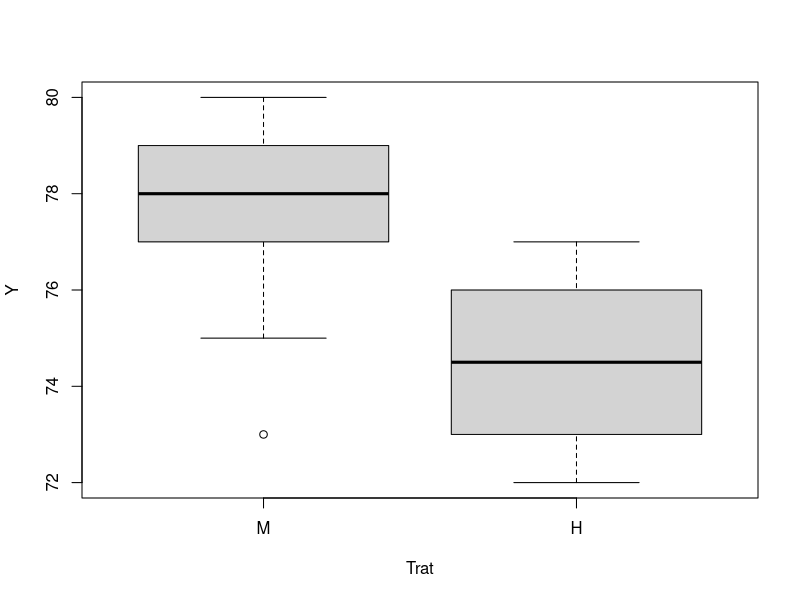
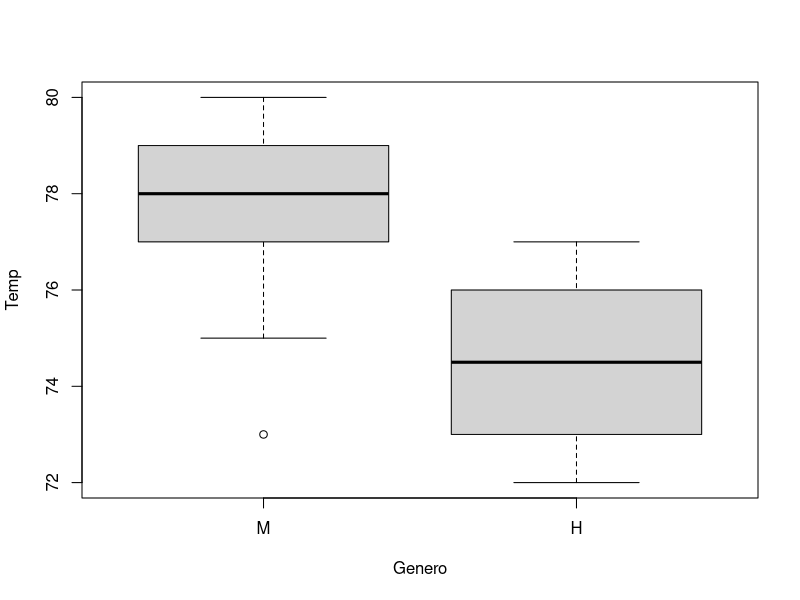

These figures' R source, in order:
M=c(75,77,78,79,77,73,78,79,78,80)
H=c(74,72,77,76,76,73,75,73,74,75)
n=length(M)
n
n=length(H)
n

media=mean(M)
std=sd(M)
media
std

media=mean(H)
std=sd(H)
media
std

df=data.frame(M=M,H=H)
df=stack(df)

names(df)=c("Y","Trat")
df
boxplot(Y~Trat,data=df)

t.test(M,H)

names(df)=c("Temp","Genero")
df

str(df)

boxplot(Temp~Genero,data=df)


